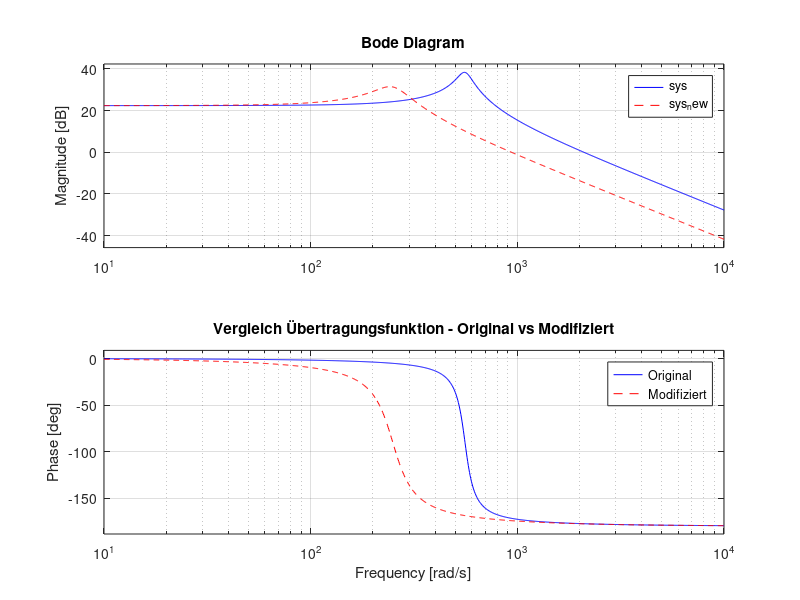
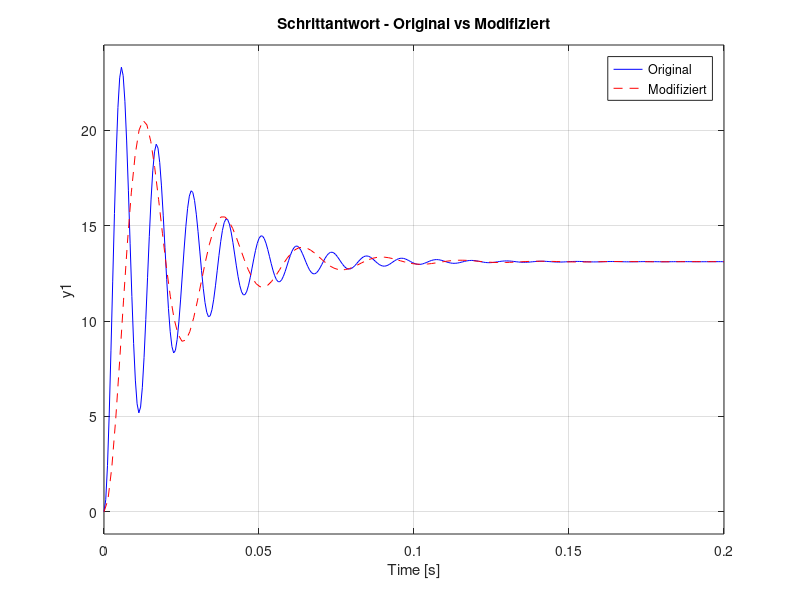

The MATLAB source for these figures, in order:
clear
close all
clc

% Ausgangs-Übertragungsfunktion
num = 4.084e6;
den = [1, 89.05, 3.115e5];
sys = tf(num, den);

% Analyse der Übertragungsfunktion
a1 = den(2);
a2 = den(3);

wn = sqrt(a2);                      % Eigenfrequenz [rad/s]
zeta = a1 / (2 * wn);               % Dämpfungsverhältnis
K = num / a2;                       % Verstärkung

% Physikalische Parameter
m0 = 1 / K;                         % Masse [kg]
k0 = wn^2 * m0;                     % Federkonstante [N/m]
d0 = 2 * zeta * wn * m0;           % Dämpfung [Ns/m]

fprintf("Ursprüngliche Resonanzfrequenz: %.2f Hz\n", wn / (2*pi));
fprintf("m = %.4f kg, d = %.4f Ns/m, k = %.2f N/m\n", m0, d0, k0);

% === Benutzerdefinierte Offsets ===
%offset_m = 4.84;
offset_m = 1;
offset_d = 1;
offset_k = 0.2;

% Neue Parameter berechnen
m = m0 * offset_m;
d = d0 * offset_d;
k = k0 * offset_k;

% Neue Übertragungsfunktion berechnen
wn_new = sqrt(k / m);                      % Neue Eigenfrequenz
zeta_new = d / (2 * sqrt(k * m));          % Neues Dämpfungsverhältnis
K_new = 1 / m;
num_new = K_new * wn_new^2;
den_new = [1, 2 * zeta_new * wn_new, wn_new^2];
sys_new = tf(num_new, den_new);

% Ausgabe
fprintf("\nNeue Resonanzfrequenz: %.2f Hz\n", wn_new / (2*pi));
fprintf("m = %.4f kg, d = %.4f Ns/m, k = %.2f N/m\n", m, d, k);

% Bode-Plot zum Vergleich
figure;
bode(sys, 'b', sys_new, 'r--');
legend('Original', 'Modifiziert');
title('Vergleich Übertragungsfunktion - Original vs Modifiziert');

% Optional: Schrittantwort
figure;
step(sys, 'b', sys_new, 'r--');
legend('Original', 'Modifiziert');
title('Schrittantwort - Original vs Modifiziert');
